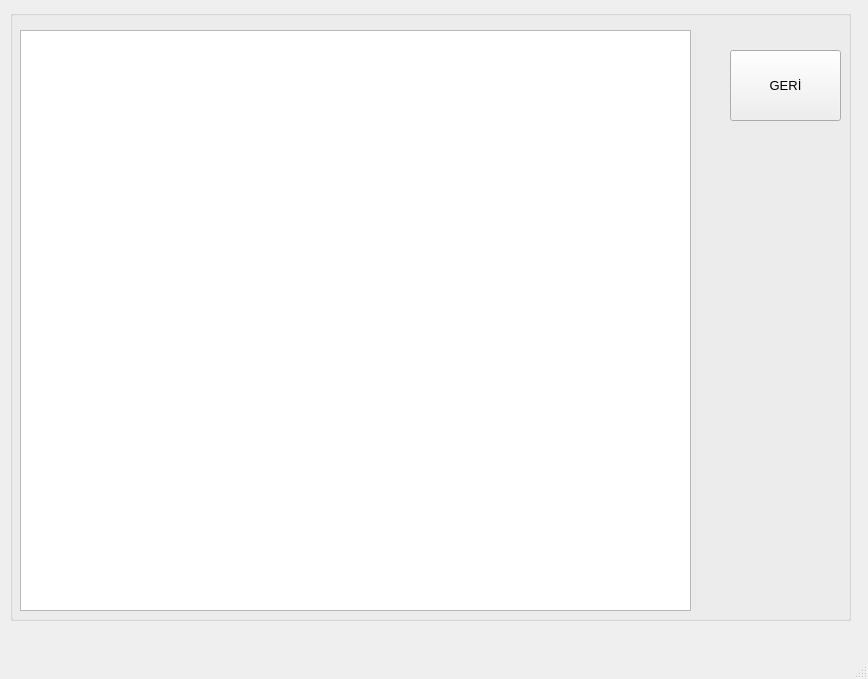
<?xml version="1.0" encoding="UTF-8"?>
<ui version="4.0">
 <class>ProductImagePageCls</class>
 <widget class="QMainWindow" name="ProductImagePageCls">
  <property name="geometry">
   <rect>
    <x>0</x>
    <y>0</y>
    <width>868</width>
    <height>679</height>
   </rect>
  </property>
  <property name="windowTitle">
   <string>MainWindow</string>
  </property>
  <property name="styleSheet">
   <string notr="true"/>
  </property>
  <widget class="QWidget" name="centralwidget">
   <widget class="QGroupBox" name="groupBox">
    <property name="geometry">
     <rect>
      <x>10</x>
      <y>10</y>
      <width>841</width>
      <height>611</height>
     </rect>
    </property>
    <property name="font">
     <font>
      <pointsize>10</pointsize>
     </font>
    </property>
    <property name="title">
     <string/>
    </property>
    <widget class="QPushButton" name="pushButtonReturn">
     <property name="geometry">
      <rect>
       <x>720</x>
       <y>40</y>
       <width>111</width>
       <height>71</height>
      </rect>
     </property>
     <property name="font">
      <font>
       <pointsize>10</pointsize>
      </font>
     </property>
     <property name="text">
      <string>GERİ</string>
     </property>
    </widget>
    <widget class="QGraphicsView" name="graphicsView">
     <property name="geometry">
      <rect>
       <x>10</x>
       <y>20</y>
       <width>671</width>
       <height>581</height>
      </rect>
     </property>
     <property name="font">
      <font>
       <pointsize>10</pointsize>
      </font>
     </property>
    </widget>
   </widget>
  </widget>
  <widget class="QMenuBar" name="menubar">
   <property name="geometry">
    <rect>
     <x>0</x>
     <y>0</y>
     <width>868</width>
     <height>21</height>
    </rect>
   </property>
  </widget>
  <widget class="QStatusBar" name="statusbar"/>
 </widget>
 <resources/>
 <connections/>
</ui>
